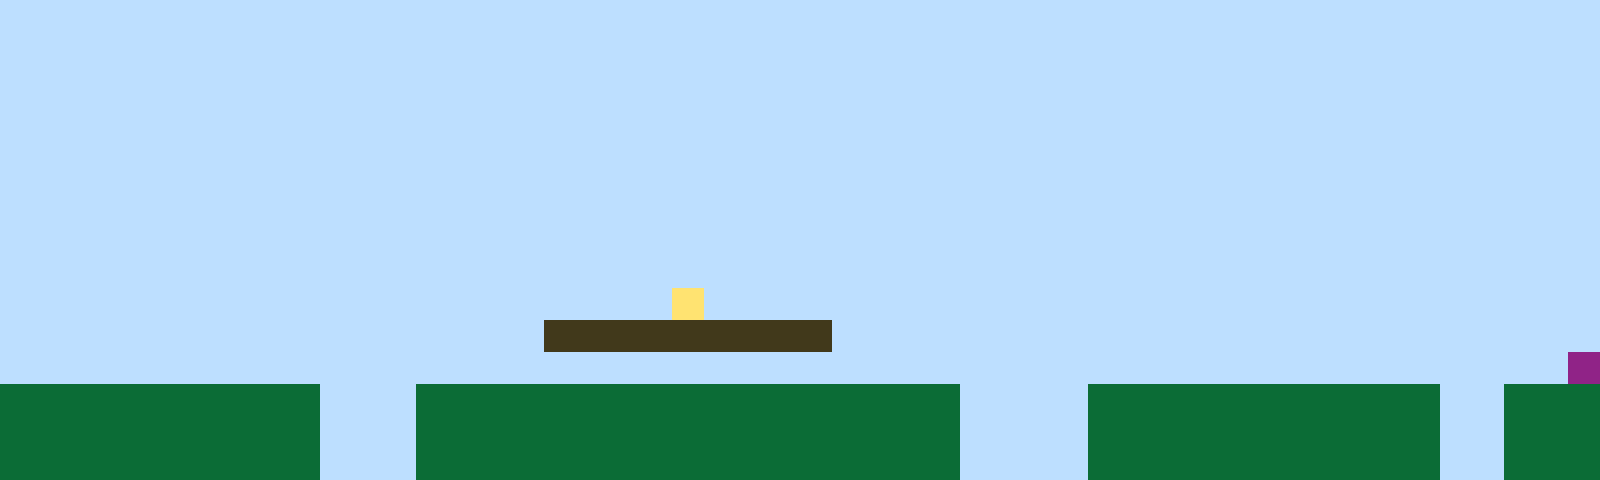

Below is a game level as drawn by its tile map, then a one-line description and the .tmx file that defines it, in full:
An orthogonal 50x15 tile map with 32x32 px tiles, 1 tile layer (Tile Layer 1).

<map version="1.10" tiledversion="1.11.2" orientation="orthogonal" renderorder="right-up" width="50" height="15" tilewidth="32" tileheight="32" infinite="0" nextlayerid="2" nextobjectid="1"><editorsettings><export target="map1.csv" format="csv" /></editorsettings><tileset firstgid="1" name="sprites" tilewidth="32" tileheight="32" tilecount="6" columns="3"><image source="sprites.png" width="96" height="64" /></tileset><layer id="1" name="Tile Layer 1" width="50" height="15"><data encoding="csv">1,1,1,1,1,1,1,1,1,1,1,1,1,1,1,1,1,1,1,1,1,1,1,1,1,1,1,1,1,1,1,1,1,1,1,1,1,1,1,1,1,1,1,1,1,1,1,1,1,1,1,1,1,1,1,1,1,1,1,1,1,1,1,1,1,1,1,1,1,1,1,1,1,1,1,1,1,1,1,1,1,1,1,1,1,1,1,1,1,1,1,1,1,1,1,1,1,1,1,1,1,1,1,1,1,1,1,1,1,1,1,1,1,1,1,1,1,1,1,1,1,1,1,1,1,1,1,1,1,1,1,1,1,1,1,1,1,1,1,1,1,1,1,1,1,1,1,1,1,1,1,1,1,1,1,1,1,1,1,1,1,1,1,1,1,1,1,1,1,1,1,1,1,1,1,1,1,1,1,1,1,1,1,1,1,1,1,1,1,1,1,1,1,1,1,1,1,1,1,1,1,1,1,1,1,1,1,1,1,1,1,1,1,1,1,1,1,1,1,1,1,1,1,1,1,1,1,1,1,1,1,1,1,1,1,1,1,1,1,1,1,1,1,1,1,1,1,1,1,1,1,1,1,1,1,1,1,1,1,1,1,1,1,1,1,1,1,1,1,1,1,1,1,1,1,1,1,1,1,1,1,1,1,1,1,1,1,1,1,1,1,1,1,1,1,1,1,1,1,1,1,1,1,1,1,1,1,1,1,1,1,1,1,1,1,1,1,1,1,1,1,1,1,1,1,1,1,1,1,1,1,1,1,1,1,1,1,1,1,1,1,1,1,1,1,1,1,1,1,1,1,1,1,1,1,1,1,1,1,1,1,1,1,1,1,1,1,1,1,1,1,1,1,1,1,1,1,1,1,1,1,1,1,1,1,1,1,1,1,1,1,1,1,1,1,1,1,1,1,1,1,1,1,1,1,1,1,1,1,1,1,1,1,1,1,1,1,1,1,1,1,1,1,1,1,1,1,1,1,1,1,1,1,1,1,1,1,1,1,1,1,1,1,1,1,1,1,1,1,1,1,1,1,1,1,1,1,1,1,1,1,1,1,1,1,1,1,1,1,1,1,4,1,1,1,1,1,1,1,1,1,1,1,1,1,1,1,1,1,1,1,1,1,1,1,1,1,1,1,1,1,1,1,1,1,1,1,1,1,1,1,1,1,1,1,1,1,3,3,3,3,3,3,3,3,3,1,1,1,1,1,1,1,1,1,1,1,1,1,1,1,1,1,1,1,1,1,1,1,1,1,1,1,1,1,1,1,1,1,1,1,1,1,1,1,1,1,1,1,1,1,1,1,1,1,1,1,1,1,1,1,1,1,1,1,1,1,1,1,1,1,1,1,1,1,1,1,1,1,6,2,2,2,2,2,2,2,2,2,2,1,1,1,2,2,2,2,2,2,2,2,2,2,2,2,2,2,2,2,2,1,1,1,1,2,2,2,2,2,2,2,2,2,2,2,1,1,2,2,2,2,2,2,2,2,2,2,2,2,2,1,1,1,2,2,2,2,2,2,2,2,2,2,2,2,2,2,2,2,2,1,1,1,1,2,2,2,2,2,2,2,2,2,2,2,1,1,2,2,2,2,2,2,2,2,2,2,2,2,2,1,1,1,2,2,2,2,2,2,2,2,2,2,2,2,2,2,2,2,2,1,1,1,1,2,2,2,2,2,2,2,2,2,2,2,1,1,2,2,2</data></layer></map>
